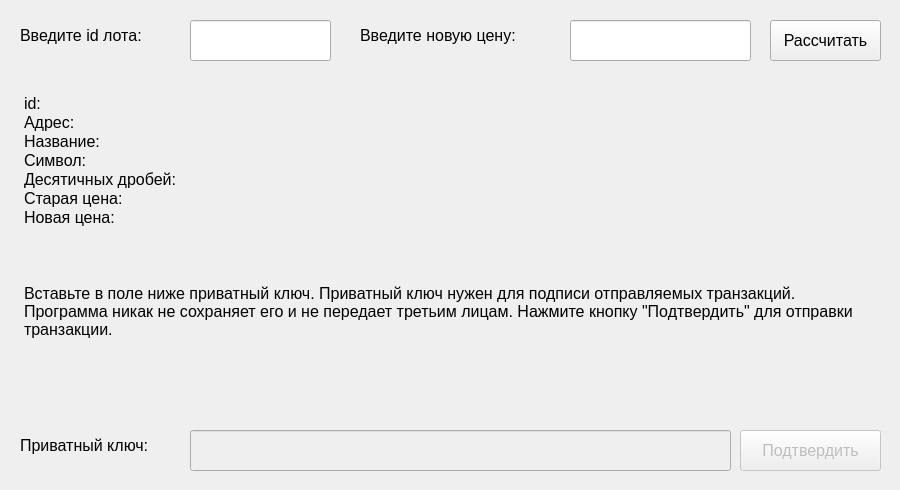
       <widget class="QWidget" name="change_price_tab">
        <attribute name="title">
         <string>Изменить цену</string>
        </attribute>
        <widget class="QWidget" name="horizontalLayoutWidget_12">
         <property name="geometry">
          <rect>
           <x>10</x>
           <y>10</y>
           <width>881</width>
           <height>61</height>
          </rect>
         </property>
         <layout class="QHBoxLayout" name="horizontalLayout_13">
          <item>
           <widget class="QWidget" name="widget_4" native="true">
            <widget class="QLabel" name="label_24">
             <property name="geometry">
              <rect>
               <x>10</x>
               <y>10</y>
               <width>191</width>
               <height>31</height>
              </rect>
             </property>
             <property name="font">
              <font>
               <pointsize>12</pointsize>
              </font>
             </property>
             <property name="text">
              <string>Введите id лота:</string>
             </property>
            </widget>
            <widget class="QLineEdit" name="id_change_price_input">
             <property name="geometry">
              <rect>
               <x>180</x>
               <y>10</y>
               <width>141</width>
               <height>41</height>
              </rect>
             </property>
             <property name="font">
              <font>
               <pointsize>12</pointsize>
              </font>
             </property>
            </widget>
            <widget class="QLabel" name="label_25">
             <property name="geometry">
              <rect>
               <x>350</x>
               <y>10</y>
               <width>201</width>
               <height>31</height>
              </rect>
             </property>
             <property name="font">
              <font>
               <pointsize>12</pointsize>
              </font>
             </property>
             <property name="text">
              <string>Введите новую цену:</string>
             </property>
            </widget>
            <widget class="QLineEdit" name="price_change_price_input">
             <property name="geometry">
              <rect>
               <x>560</x>
               <y>10</y>
               <width>181</width>
               <height>41</height>
              </rect>
             </property>
             <property name="font">
              <font>
               <pointsize>12</pointsize>
              </font>
             </property>
            </widget>
            <widget class="QPushButton" name="count_new_price">
             <property name="geometry">
              <rect>
               <x>760</x>
               <y>10</y>
               <width>111</width>
               <height>41</height>
              </rect>
             </property>
             <property name="font">
              <font>
               <pointsize>12</pointsize>
              </font>
             </property>
             <property name="text">
              <string>Рассчитать</string>
             </property>
            </widget>
           </widget>
          </item>
         </layout>
        </widget>
        <widget class="QWidget" name="gridLayoutWidget_9">
         <property name="geometry">
          <rect>
           <x>10</x>
           <y>80</y>
           <width>881</width>
           <height>401</height>
          </rect>
         </property>
         <layout class="QGridLayout" name="gridLayout_9">
          <item row="0" column="0">
           <widget class="QWidget" name="purchase_widget_2" native="true">
            <property name="enabled">
             <bool>true</bool>
            </property>
            <widget class="QLabel" name="label_26">
             <property name="geometry">
              <rect>
               <x>10</x>
               <y>350</y>
               <width>161</width>
               <height>31</height>
              </rect>
             </property>
             <property name="font">
              <font>
               <pointsize>12</pointsize>
              </font>
             </property>
             <property name="text">
              <string>Приватный ключ:</string>
             </property>
            </widget>
            <widget class="QLineEdit" name="private_key_input_change_price">
             <property name="enabled">
              <bool>false</bool>
             </property>
             <property name="geometry">
              <rect>
               <x>180</x>
               <y>350</y>
               <width>541</width>
               <height>41</height>
              </rect>
             </property>
             <property name="font">
              <font>
               <pointsize>12</pointsize>
              </font>
             </property>
            </widget>
            <widget class="QPushButton" name="apply_change_price_button">
             <property name="enabled">
              <bool>false</bool>
             </property>
             <property name="geometry">
              <rect>
               <x>730</x>
               <y>350</y>
               <width>141</width>
               <height>41</height>
              </rect>
             </property>
             <property name="font">
              <font>
               <pointsize>12</pointsize>
              </font>
             </property>
             <property name="text">
              <string>Подтвердить</string>
             </property>
            </widget>
            <widget class="QTextBrowser" name="change_price_browser">
             <property name="enabled">
              <bool>true</bool>
             </property>
             <property name="geometry">
              <rect>
               <x>10</x>
               <y>10</y>
               <width>841</width>
               <height>321</height>
              </rect>
             </property>
             <property name="sizePolicy">
              <sizepolicy hsizetype="Expanding" vsizetype="Maximum">
               <horstretch>0</horstretch>
               <verstretch>20</verstretch>
              </sizepolicy>
             </property>
             <property name="palette">
              <palette>
               <active>
                <colorrole role="Base">
                 <brush brushstyle="SolidPattern">
                  <color alpha="0">
                   <red>255</red>
                   <green>255</green>
                   <blue>255</blue>
                  </color>
                 </brush>
                </colorrole>
               </active>
               <inactive>
                <colorrole role="Base">
                 <brush brushstyle="SolidPattern">
                  <color alpha="0">
                   <red>255</red>
                   <green>255</green>
                   <blue>255</blue>
                  </color>
                 </brush>
                </colorrole>
               </inactive>
               <disabled>
                <colorrole role="Base">
                 <brush brushstyle="SolidPattern">
                  <color alpha="255">
                   <red>239</red>
                   <green>239</green>
                   <blue>239</blue>
                  </color>
                 </brush>
                </colorrole>
               </disabled>
              </palette>
             </property>
             <property name="contextMenuPolicy">
              <enum>Qt::DefaultContextMenu</enum>
             </property>
             <property name="acceptDrops">
              <bool>false</bool>
             </property>
             <property name="autoFillBackground">
              <bool>false</bool>
             </property>
             <property name="frameShape">
              <enum>QFrame::NoFrame</enum>
             </property>
             <property name="frameShadow">
              <enum>QFrame::Plain</enum>
             </property>
             <property name="verticalScrollBarPolicy">
              <enum>Qt::ScrollBarAlwaysOff</enum>
             </property>
             <property name="horizontalScrollBarPolicy">
              <enum>Qt::ScrollBarAlwaysOff</enum>
             </property>
             <property name="sizeAdjustPolicy">
              <enum>QAbstractScrollArea::AdjustIgnored</enum>
             </property>
             <property name="readOnly">
              <bool>true</bool>
             </property>
             <property name="html">
              <string>&lt;!DOCTYPE HTML PUBLIC &quot;-//W3C//DTD HTML 4.0//EN&quot; &quot;http://www.w3.org/TR/REC-html40/strict.dtd&quot;&gt;
&lt;html&gt;&lt;head&gt;&lt;meta name=&quot;qrichtext&quot; content=&quot;1&quot; /&gt;&lt;style type=&quot;text/css&quot;&gt;
p, li { white-space: pre-wrap; }
&lt;/style&gt;&lt;/head&gt;&lt;body style=&quot; font-family:'MS Shell Dlg 2'; font-size:14pt; font-weight:400; font-style:normal;&quot;&gt;
&lt;p style=&quot; margin-top:0px; margin-bottom:0px; margin-left:0px; margin-right:0px; -qt-block-indent:0; text-indent:0px;&quot;&gt;&lt;span style=&quot; font-size:12pt;&quot;&gt;id:&lt;/span&gt;&lt;/p&gt;
&lt;p style=&quot; margin-top:0px; margin-bottom:0px; margin-left:0px; margin-right:0px; -qt-block-indent:0; text-indent:0px;&quot;&gt;&lt;span style=&quot; font-size:12pt;&quot;&gt;Адрес:&lt;/span&gt;&lt;/p&gt;
&lt;p style=&quot; margin-top:0px; margin-bottom:0px; margin-left:0px; margin-right:0px; -qt-block-indent:0; text-indent:0px;&quot;&gt;&lt;span style=&quot; font-size:12pt;&quot;&gt;Название:&lt;/span&gt;&lt;/p&gt;
&lt;p style=&quot; margin-top:0px; margin-bottom:0px; margin-left:0px; margin-right:0px; -qt-block-indent:0; text-indent:0px;&quot;&gt;&lt;span style=&quot; font-size:12pt;&quot;&gt;Символ:&lt;/span&gt;&lt;/p&gt;
&lt;p style=&quot; margin-top:0px; margin-bottom:0px; margin-left:0px; margin-right:0px; -qt-block-indent:0; text-indent:0px;&quot;&gt;&lt;span style=&quot; font-size:12pt;&quot;&gt;Десятичных дробей:&lt;/span&gt;&lt;/p&gt;
&lt;p style=&quot; margin-top:0px; margin-bottom:0px; margin-left:0px; margin-right:0px; -qt-block-indent:0; text-indent:0px;&quot;&gt;&lt;span style=&quot; font-size:12pt;&quot;&gt;Старая цена:&lt;/span&gt;&lt;/p&gt;
&lt;p style=&quot; margin-top:0px; margin-bottom:0px; margin-left:0px; margin-right:0px; -qt-block-indent:0; text-indent:0px;&quot;&gt;&lt;span style=&quot; font-size:12pt;&quot;&gt;Новая цена:&lt;/span&gt;&lt;/p&gt;
&lt;p style=&quot;-qt-paragraph-type:empty; margin-top:0px; margin-bottom:0px; margin-left:0px; margin-right:0px; -qt-block-indent:0; text-indent:0px; font-size:12pt;&quot;&gt;&lt;br /&gt;&lt;/p&gt;
&lt;p style=&quot;-qt-paragraph-type:empty; margin-top:0px; margin-bottom:0px; margin-left:0px; margin-right:0px; -qt-block-indent:0; text-indent:0px; font-size:12pt;&quot;&gt;&lt;br /&gt;&lt;/p&gt;
&lt;p style=&quot;-qt-paragraph-type:empty; margin-top:0px; margin-bottom:0px; margin-left:0px; margin-right:0px; -qt-block-indent:0; text-indent:0px; font-size:12pt;&quot;&gt;&lt;br /&gt;&lt;/p&gt;
&lt;p style=&quot; margin-top:0px; margin-bottom:0px; margin-left:0px; margin-right:0px; -qt-block-indent:0; text-indent:0px;&quot;&gt;&lt;span style=&quot; font-size:12pt;&quot;&gt;Вставьте в поле ниже приватный ключ. Приватный ключ нужен для подписи отправляемых транзакций. Программа никак не сохраняет его и не передает третьим лицам. Нажмите кнопку &amp;quot;Подтвердить&amp;quot; для отправки транзакции.&lt;/span&gt;&lt;/p&gt;&lt;/body&gt;&lt;/html&gt;</string>
             </property>
            </widget>
           </widget>
          </item>
         </layout>
        </widget>
       </widget>
